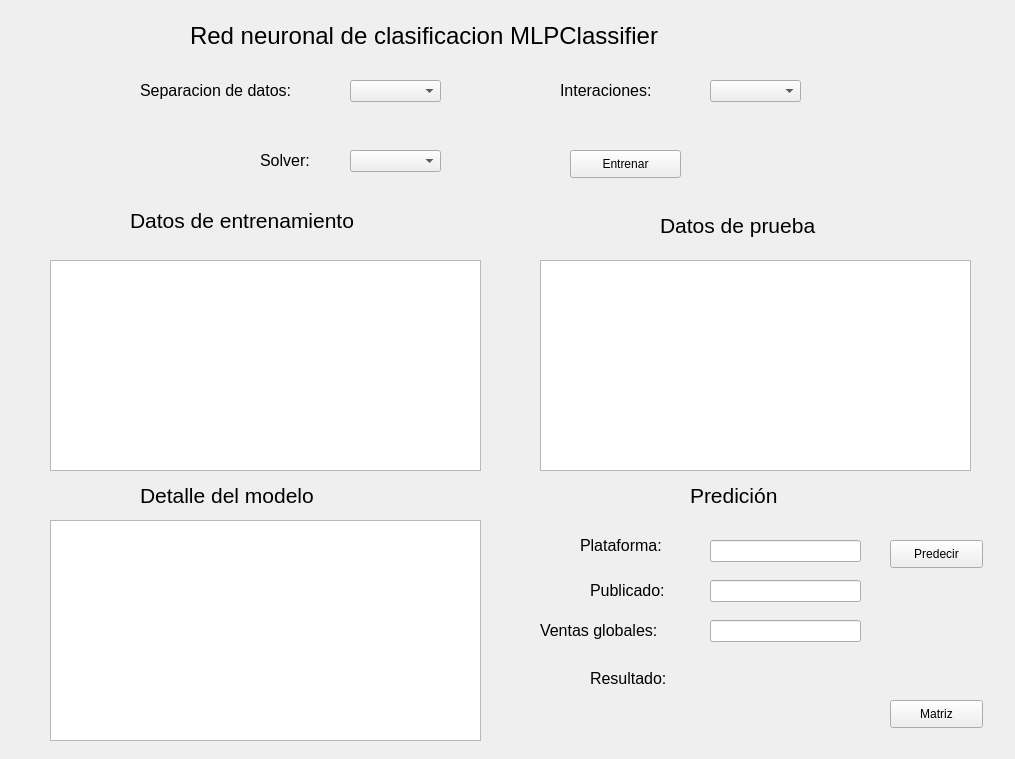
<?xml version="1.0" encoding="UTF-8"?>
<ui version="4.0">
 <class>Form</class>
 <widget class="QWidget" name="Form">
  <property name="geometry">
   <rect>
    <x>0</x>
    <y>0</y>
    <width>1015</width>
    <height>759</height>
   </rect>
  </property>
  <property name="windowTitle">
   <string>Form</string>
  </property>
  <widget class="QLabel" name="label">
   <property name="geometry">
    <rect>
     <x>190</x>
     <y>20</y>
     <width>611</width>
     <height>31</height>
    </rect>
   </property>
   <property name="font">
    <font>
     <family>Arial</family>
     <pointsize>18</pointsize>
    </font>
   </property>
   <property name="text">
    <string>Red neuronal de clasificacion MLPClassifier</string>
   </property>
  </widget>
  <widget class="QLabel" name="label_2">
   <property name="geometry">
    <rect>
     <x>130</x>
     <y>210</y>
     <width>301</width>
     <height>21</height>
    </rect>
   </property>
   <property name="font">
    <font>
     <family>Arial</family>
     <pointsize>16</pointsize>
    </font>
   </property>
   <property name="text">
    <string>Datos de entrenamiento</string>
   </property>
  </widget>
  <widget class="QLabel" name="label_3">
   <property name="geometry">
    <rect>
     <x>560</x>
     <y>70</y>
     <width>121</width>
     <height>41</height>
    </rect>
   </property>
   <property name="font">
    <font>
     <family>Arial</family>
     <pointsize>12</pointsize>
    </font>
   </property>
   <property name="text">
    <string>Interaciones:</string>
   </property>
  </widget>
  <widget class="QLabel" name="label_5">
   <property name="geometry">
    <rect>
     <x>260</x>
     <y>150</y>
     <width>71</width>
     <height>20</height>
    </rect>
   </property>
   <property name="font">
    <font>
     <family>Arial</family>
     <pointsize>12</pointsize>
    </font>
   </property>
   <property name="text">
    <string>Solver:</string>
   </property>
  </widget>
  <widget class="QLabel" name="label_4">
   <property name="geometry">
    <rect>
     <x>140</x>
     <y>70</y>
     <width>201</width>
     <height>41</height>
    </rect>
   </property>
   <property name="font">
    <font>
     <family>Arial</family>
     <pointsize>12</pointsize>
    </font>
   </property>
   <property name="text">
    <string>Separacion de datos:</string>
   </property>
  </widget>
  <widget class="QComboBox" name="cbxseparar">
   <property name="geometry">
    <rect>
     <x>350</x>
     <y>80</y>
     <width>91</width>
     <height>22</height>
    </rect>
   </property>
  </widget>
  <widget class="QComboBox" name="cbxinteraccion">
   <property name="geometry">
    <rect>
     <x>710</x>
     <y>80</y>
     <width>91</width>
     <height>22</height>
    </rect>
   </property>
  </widget>
  <widget class="QComboBox" name="cbxsolver">
   <property name="geometry">
    <rect>
     <x>350</x>
     <y>150</y>
     <width>91</width>
     <height>22</height>
    </rect>
   </property>
  </widget>
  <widget class="QPushButton" name="btnentrenar">
   <property name="geometry">
    <rect>
     <x>570</x>
     <y>150</y>
     <width>111</width>
     <height>28</height>
    </rect>
   </property>
   <property name="text">
    <string>Entrenar</string>
   </property>
  </widget>
  <widget class="QTableWidget" name="tabledatosentrenamiento">
   <property name="geometry">
    <rect>
     <x>50</x>
     <y>260</y>
     <width>431</width>
     <height>211</height>
    </rect>
   </property>
  </widget>
  <widget class="QTableWidget" name="tabledatosprueba">
   <property name="geometry">
    <rect>
     <x>540</x>
     <y>260</y>
     <width>431</width>
     <height>211</height>
    </rect>
   </property>
  </widget>
  <widget class="QLabel" name="label_6">
   <property name="geometry">
    <rect>
     <x>660</x>
     <y>210</y>
     <width>201</width>
     <height>31</height>
    </rect>
   </property>
   <property name="font">
    <font>
     <family>Arial</family>
     <pointsize>16</pointsize>
    </font>
   </property>
   <property name="text">
    <string>Datos de prueba</string>
   </property>
  </widget>
  <widget class="QLabel" name="label_7">
   <property name="geometry">
    <rect>
     <x>140</x>
     <y>480</y>
     <width>231</width>
     <height>31</height>
    </rect>
   </property>
   <property name="font">
    <font>
     <family>Arial</family>
     <pointsize>16</pointsize>
    </font>
   </property>
   <property name="text">
    <string>Detalle del modelo</string>
   </property>
  </widget>
  <widget class="QTextEdit" name="txtresumen">
   <property name="geometry">
    <rect>
     <x>50</x>
     <y>520</y>
     <width>431</width>
     <height>221</height>
    </rect>
   </property>
  </widget>
  <widget class="QLabel" name="label_8">
   <property name="geometry">
    <rect>
     <x>690</x>
     <y>480</y>
     <width>121</width>
     <height>31</height>
    </rect>
   </property>
   <property name="font">
    <font>
     <family>Arial</family>
     <pointsize>16</pointsize>
    </font>
   </property>
   <property name="text">
    <string>Predición</string>
   </property>
  </widget>
  <widget class="QLabel" name="label_9">
   <property name="geometry">
    <rect>
     <x>580</x>
     <y>530</y>
     <width>121</width>
     <height>31</height>
    </rect>
   </property>
   <property name="font">
    <font>
     <family>Arial</family>
     <pointsize>12</pointsize>
    </font>
   </property>
   <property name="text">
    <string>Plataforma:</string>
   </property>
  </widget>
  <widget class="QLabel" name="label_10">
   <property name="geometry">
    <rect>
     <x>590</x>
     <y>570</y>
     <width>111</width>
     <height>41</height>
    </rect>
   </property>
   <property name="font">
    <font>
     <family>Arial</family>
     <pointsize>12</pointsize>
    </font>
   </property>
   <property name="text">
    <string>Publicado:</string>
   </property>
  </widget>
  <widget class="QLabel" name="label_11">
   <property name="geometry">
    <rect>
     <x>540</x>
     <y>620</y>
     <width>151</width>
     <height>21</height>
    </rect>
   </property>
   <property name="font">
    <font>
     <family>Arial</family>
     <pointsize>12</pointsize>
    </font>
   </property>
   <property name="text">
    <string>Ventas globales:</string>
   </property>
  </widget>
  <widget class="QLineEdit" name="txtplataforma">
   <property name="geometry">
    <rect>
     <x>710</x>
     <y>540</y>
     <width>151</width>
     <height>22</height>
    </rect>
   </property>
  </widget>
  <widget class="QLineEdit" name="txtpublicado">
   <property name="geometry">
    <rect>
     <x>710</x>
     <y>580</y>
     <width>151</width>
     <height>22</height>
    </rect>
   </property>
  </widget>
  <widget class="QLineEdit" name="txtventas">
   <property name="geometry">
    <rect>
     <x>710</x>
     <y>620</y>
     <width>151</width>
     <height>22</height>
    </rect>
   </property>
  </widget>
  <widget class="QPushButton" name="btnpredecir">
   <property name="geometry">
    <rect>
     <x>890</x>
     <y>540</y>
     <width>93</width>
     <height>28</height>
    </rect>
   </property>
   <property name="text">
    <string>Predecir</string>
   </property>
  </widget>
  <widget class="QLabel" name="label_12">
   <property name="geometry">
    <rect>
     <x>590</x>
     <y>670</y>
     <width>101</width>
     <height>16</height>
    </rect>
   </property>
   <property name="font">
    <font>
     <family>Arial</family>
     <pointsize>12</pointsize>
    </font>
   </property>
   <property name="text">
    <string>Resultado:</string>
   </property>
  </widget>
  <widget class="QLabel" name="lbl_resultado">
   <property name="geometry">
    <rect>
     <x>710</x>
     <y>650</y>
     <width>151</width>
     <height>31</height>
    </rect>
   </property>
   <property name="text">
    <string/>
   </property>
  </widget>
  <widget class="QPushButton" name="btnmatriz">
   <property name="geometry">
    <rect>
     <x>890</x>
     <y>700</y>
     <width>93</width>
     <height>28</height>
    </rect>
   </property>
   <property name="text">
    <string>Matriz</string>
   </property>
  </widget>
 </widget>
 <resources/>
 <connections/>
</ui>
